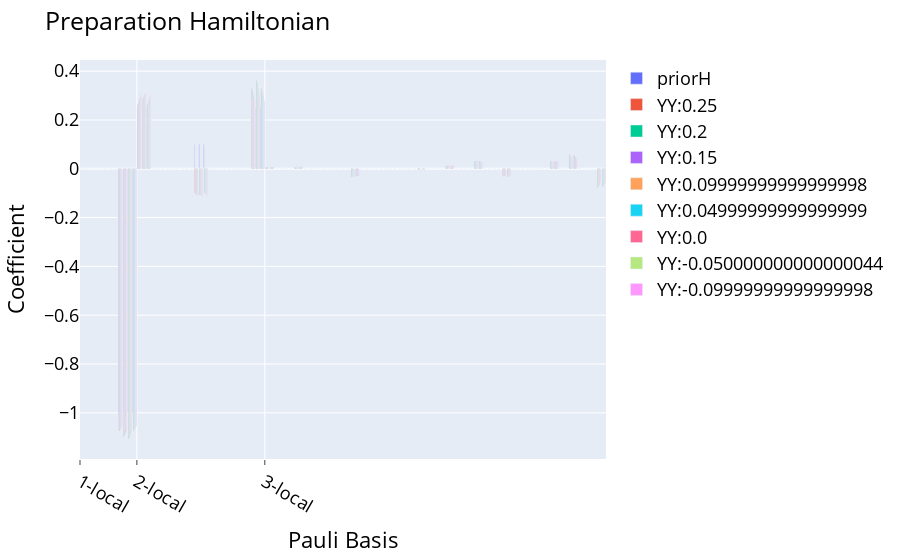

The notebook cell saved with this chart:
### Code cell
cfields = [r.coriginal-gibbs_result_list[0].coriginal for r in gibbs_result_list]
YYcoefs = [cfield[cfield!=0] for cfield in cfields]
YYcoefs = np.array([np.real(c[0]) if len(c)!=0 else 0 for c in YYcoefs]) +0.25
compare_preparations(gibbs_result_list,[f"YY:{i}" for i in YYcoefs]).show()

### Figure 1 — Plotly figure (JSON) as saved in the notebook; plotly's stock layout.template omitted (floating-point values rounded to 4 significant figures)
{"data": [{"alignmentgroup": "True", "hovertemplate": "<b>%{hovertext}</b><br><br>variable=priorH<br>Pauli Basis=%{x}<br>value=%{y}<extra></extra>", "hovertext": ["XIII", "IXII", "IIXI", "IIIX", "YIII", "IYII", "IIYI", "IIIY", "ZIII", "IZII", "IIZI", "IIIZ", "XXII", "IXXI", "IIXX", "XYII", "IXYI", "IIXY", "XZII", "IXZI", "IIXZ", "YXII", "IYXI", "IIYX", "YYII", "IYYI", "IIYY", "YZII", "IYZI", "IIYZ", "ZXII", "IZXI", "IIZX", "ZYII", "IZYI", "IIZY", "ZZII", "IZZI", "IIZZ", "XIXI", "IXIX", "XXXI", "IXXX", "XYXI", "IXYX", "XZXI", "IXZX", "XIYI", "IXIY", "XXYI", "IXXY", "XYYI", "IXYY", "XZYI", "IXZY", "XIZI", "IXIZ", "XXZI", "IXXZ", "XYZI", "IXYZ", "XZZI", "IXZZ", "YIXI", "IYIX", "YXXI", "IYXX", "YYXI", "IYYX", "YZXI", "IYZX", "YIYI", "IYIY", "YXYI", "IYXY", "YYYI", "IYYY", "YZYI", "IYZY", "YIZI", "IYIZ", "YXZI", "IYXZ", "YYZI", "IYYZ", "YZZI", "IYZZ", "ZIXI", "IZIX", "ZXXI", "IZXX", "ZYXI", "IZYX", "ZZXI", "IZZX", "ZIYI", "IZIY", "ZXYI", "IZXY", "ZYYI", "IZYY", "ZZYI", "IZZY", "ZIZI", "IZIZ", "ZXZI", "IZXZ", "ZYZI", "IZYZ", "ZZZI", "IZZZ"], "legendgroup": "priorH", "marker": {"color": "#636efa", "pattern": {"shape": ""}}, "name": "priorH", "offsetgroup": "priorH", "orientation": "v", "showlegend": true, "textposition": "auto", "type": "bar", "x": [0, 1, 2, 3, 4, 5, 6, 7, 8, 9, 10, 11, 12, 13, 14, 15, 16, 17, 18, 19, 20, 21, 22, 23, 24, 25, 26, 27, 28, 29, 30, 31, 32, 33, 34, 35, 36, 37, 38, 39, 40, 41, 42, 43, 44, 45, 46, 47, 48, 49, 50, 51, 52, 53, 54, 55, 56, 57, 58, 59, 60, 61, 62, 63, 64, 65, 66, 67, 68, 69, 70, 71, 72, 73, 74, 75, 76, 77, 78, 79, 80, 81, 82, 83, 84, 85, 86, 87, 88, 89, 90, 91, 92, 93, 94, 95, 96, 97, 98, 99, 100, 101, 102, 103, 104, 105, 106, 107, 108, 109, 110], "xaxis": "x", "y": [0, 0, 0, 0, 0, 0, 0, 0, -1, -1, -1, -1, 0.25, 0.25, 0.25, 0, 0, 0, 0, 0, 0, 0, 0, 0, 0.1, 0.1, 0.1, 0, 0, 0, 0, 0, 0, 0, 0, 0, 0.25, 0.25, 0.25, 0, 0, 0, 0, 0, 0, 0, 0, 0, 0, 0, 0, 0, 0, 0, 0, 0, 0, 0, 0, 0, 0, 0, 0, 0, 0, 0, 0, 0, 0, 0, 0, 0, 0, 0, 0, 0, 0, 0, 0, 0, 0, 0, 0, 0, 0, 0, 0, 0, 0, 0, 0, 0, 0, 0, 0, 0, 0, 0, 0, 0, 0, 0, 0, 0, 0, 0, 0, 0, 0, 0, 0], "yaxis": "y"}, {"alignmentgroup": "True", "hovertemplate": "<b>%{hovertext}</b><br><br>variable=YY:0.25<br>Pauli Basis=%{x}<br>value=%{y}<extra></extra>", "hovertext": ["XIII", "IXII", "IIXI", "IIIX", "YIII", "IYII", "IIYI", "IIIY", "ZIII", "IZII", "IIZI", "IIIZ", "XXII", "IXXI", "IIXX", "XYII", "IXYI", "IIXY", "XZII", "IXZI", "IIXZ", "YXII", "IYXI", "IIYX", "YYII", "IYYI", "IIYY", "YZII", "IYZI", "IIYZ", "ZXII", "IZXI", "IIZX", "ZYII", "IZYI", "IIZY", "ZZII", "IZZI", "IIZZ", "XIXI", "IXIX", "XXXI", "IXXX", "XYXI", "IXYX", "XZXI", "IXZX", "XIYI", "IXIY", "XXYI", "IXXY", "XYYI", "IXYY", "XZYI", "IXZY", "XIZI", "IXIZ", "XXZI", "IXXZ", "XYZI", "IXYZ", "XZZI", "IXZZ", "YIXI", "IYIX", "YXXI", "IYXX", "YYXI", "IYYX", "YZXI", "IYZX", "YIYI", "IYIY", "YXYI", "IYXY", "YYYI", "IYYY", "YZYI", "IYZY", "YIZI", "IYIZ", "YXZI", "IYXZ", "YYZI", "IYYZ", "YZZI", "IYZZ", "ZIXI", "IZIX", "ZXXI", "IZXX", "ZYXI", "IZYX", "ZZXI", "IZZX", "ZIYI", "IZIY", "ZXYI", "IZXY", "ZYYI", "IZYY", "ZZYI", "IZZY", "ZIZI", "IZIZ", "ZXZI", "IZXZ", "ZYZI", "IZYZ", "ZZZI", "IZZZ"], "legendgroup": "YY:0.25", "marker": {"color": "#EF553B", "pattern": {"shape": ""}}, "name": "YY:0.25", "offsetgroup": "YY:0.25", "orientation": "v", "showlegend": true, "textposition": "auto", "type": "bar", "x": [0, 1, 2, 3, 4, 5, 6, 7, 8, 9, 10, 11, 12, 13, 14, 15, 16, 17, 18, 19, 20, 21, 22, 23, 24, 25, 26, 27, 28, 29, 30, 31, 32, 33, 34, 35, 36, 37, 38, 39, 40, 41, 42, 43, 44, 45, 46, 47, 48, 49, 50, 51, 52, 53, 54, 55, 56, 57, 58, 59, 60, 61, 62, 63, 64, 65, 66, 67, 68, 69, 70, 71, 72, 73, 74, 75, 76, 77, 78, 79, 80, 81, 82, 83, 84, 85, 86, 87, 88, 89, 90, 91, 92, 93, 94, 95, 96, 97, 98, 99, 100, 101, 102, 103, 104, 105, 106, 107, 108, 109, 110], "xaxis": "x", "y": [-1.273e-15, 1.114e-16, 5.202e-17, 1.031e-17, 0, 0, 0, 0, -1.074, -1.099, -1.107, -1.073, 0.2649, 0.2877, 0.2648, 0, 0, 0, 5.26e-16, 1.037e-16, -8.363e-17, 0, 0, 0, -0.09763, -0.1059, -0.09782, 0, 0, 0, 4.819e-16, 1.219e-16, -1.503e-16, 0, 0, 0, 0.3287, 0.364, 0.3283, 0.005637, 0.005636, -2.38e-16, 6.22e-17, 0, 0, 0.006305, 0.006406, 0, 0, 0, 0, 1.403e-16, -4.432e-18, 0, 0, 7.377e-16, 1.701e-16, -0.03153, -0.03015, 0, 0, -7.565e-16, -1.609e-16, 0, 0, 0, 0, 1.811e-16, 2.606e-16, 0, 0, -0.001824, -0.001865, 7.369e-17, 2.186e-16, 0, 0, 0.01125, 0.01121, 0, 0, 0, 0, 0.03071, 0.03006, 0, 0, 1.863e-16, 1.147e-16, -0.03015, -0.03146, 0, 0, -4.829e-17, 2.136e-17, 0, 0, 0, 0, 0.03058, 0.03029, 0, 0, 0.05944, 0.05654, -1.142e-16, -5.702e-17, 0, 0, -0.07773, -0.07377], "yaxis": "y"}, {"alignmentgroup": "True", "hovertemplate": "<b>%{hovertext}</b><br><br>variable=YY:0.2<br>Pauli Basis=%{x}<br>value=%{y}<extra></extra>", "hovertext": ["XIII", "IXII", "IIXI", "IIIX", "YIII", "IYII", "IIYI", "IIIY", "ZIII", "IZII", "IIZI", "IIIZ", "XXII", "IXXI", "IIXX", "XYII", "IXYI", "IIXY", "XZII", "IXZI", "IIXZ", "YXII", "IYXI", "IIYX", "YYII", "IYYI", "IIYY", "YZII", "IYZI", "IIYZ", "ZXII", "IZXI", "IIZX", "ZYII", "IZYI", "IIZY", "ZZII", "IZZI", "IIZZ", "XIXI", "IXIX", "XXXI", "IXXX", "XYXI", "IXYX", "XZXI", "IXZX", "XIYI", "IXIY", "XXYI", "IXXY", "XYYI", "IXYY", "XZYI", "IXZY", "XIZI", "IXIZ", "XXZI", "IXXZ", "XYZI", "IXYZ", "XZZI", "IXZZ", "YIXI", "IYIX", "YXXI", "IYXX", "YYXI", "IYYX", "YZXI", "IYZX", "YIYI", "IYIY", "YXYI", "IYXY", "YYYI", "IYYY", "YZYI", "IYZY", "YIZI", "IYIZ", "YXZI", "IYXZ", "YYZI", "IYYZ", "YZZI", "IYZZ", "ZIXI", "IZIX", "ZXXI", "IZXX", "ZYXI", "IZYX", "ZZXI", "IZZX", "ZIYI", "IZIY", "ZXYI", "IZXY", "ZYYI", "IZYY", "ZZYI", "IZZY", "ZIZI", "IZIZ", "ZXZI", "IZXZ", "ZYZI", "IZYZ", "ZZZI", "IZZZ"], "legendgroup": "YY:0.2", "marker": {"color": "#00cc96", "pattern": {"shape": ""}}, "name": "YY:0.2", "offsetgroup": "YY:0.2", "orientation": "v", "showlegend": true, "textposition": "auto", "type": "bar", "x": [0, 1, 2, 3, 4, 5, 6, 7, 8, 9, 10, 11, 12, 13, 14, 15, 16, 17, 18, 19, 20, 21, 22, 23, 24, 25, 26, 27, 28, 29, 30, 31, 32, 33, 34, 35, 36, 37, 38, 39, 40, 41, 42, 43, 44, 45, 46, 47, 48, 49, 50, 51, 52, 53, 54, 55, 56, 57, 58, 59, 60, 61, 62, 63, 64, 65, 66, 67, 68, 69, 70, 71, 72, 73, 74, 75, 76, 77, 78, 79, 80, 81, 82, 83, 84, 85, 86, 87, 88, 89, 90, 91, 92, 93, 94, 95, 96, 97, 98, 99, 100, 101, 102, 103, 104, 105, 106, 107, 108, 109, 110], "xaxis": "x", "y": [2.761e-15, 3.562e-16, 2.052e-16, 1.723e-17, 0, 0, 0, 0, -1.071, -1.094, -1.103, -1.07, 0.2698, 0.2906, 0.2698, 0, 0, 0, -1.016e-15, -2.468e-16, -4.795e-17, 0, 0, 0, -0.0992, -0.1067, -0.09944, 0, 0, 0, 7.158e-17, -6.859e-17, -3.742e-17, 0, 0, 0, 0.3213, 0.3549, 0.321, 0.005672, 0.005674, 2.805e-16, 2.101e-16, 0, 0, 0.006516, 0.006619, 0, 0, 0, 0, -2.316e-17, -1.952e-17, 0, 0, -7.321e-16, -2.527e-16, -0.03124, -0.02973, 0, 0, 7.903e-16, 2.654e-16, 0, 0, 0, 0, -6.59e-17, -2.074e-16, 0, 0, -0.001853, -0.001895, 9.777e-17, -2.826e-16, 0, 0, 0.01155, 0.01152, 0, 0, 0, 0, 0.03049, 0.02966, 0, 0, 8.496e-17, -7.858e-17, -0.02972, -0.03119, 0, 0, -8.309e-18, 2.069e-16, 0, 0, 0, 0, 0.03014, 0.03009, 0, 0, 0.05655, 0.05386, 8.808e-17, -6.599e-17, 0, 0, -0.07433, -0.07064], "yaxis": "y"}, {"alignmentgroup": "True", "hovertemplate": "<b>%{hovertext}</b><br><br>variable=YY:0.15<br>Pauli Basis=%{x}<br>value=%{y}<extra></extra>", "hovertext": ["XIII", "IXII", "IIXI", "IIIX", "YIII", "IYII", "IIYI", "IIIY", "ZIII", "IZII", "IIZI", "IIIZ", "XXII", "IXXI", "IIXX", "XYII", "IXYI", "IIXY", "XZII", "IXZI", "IIXZ", "YXII", "IYXI", "IIYX", "YYII", "IYYI", "IIYY", "YZII", "IYZI", "IIYZ", "ZXII", "IZXI", "IIZX", "ZYII", "IZYI", "IIZY", "ZZII", "IZZI", "IIZZ", "XIXI", "IXIX", "XXXI", "IXXX", "XYXI", "IXYX", "XZXI", "IXZX", "XIYI", "IXIY", "XXYI", "IXXY", "XYYI", "IXYY", "XZYI", "IXZY", "XIZI", "IXIZ", "XXZI", "IXXZ", "XYZI", "IXYZ", "XZZI", "IXZZ", "YIXI", "IYIX", "YXXI", "IYXX", "YYXI", "IYYX", "YZXI", "IYZX", "YIYI", "IYIY", "YXYI", "IYXY", "YYYI", "IYYY", "YZYI", "IYZY", "YIZI", "IYIZ", "YXZI", "IYXZ", "YYZI", "IYYZ", "YZZI", "IYZZ", "ZIXI", "IZIX", "ZXXI", "IZXX", "ZYXI", "IZYX", "ZZXI", "IZZX", "ZIYI", "IZIY", "ZXYI", "IZXY", "ZYYI", "IZYY", "ZZYI", "IZZY", "ZIZI", "IZIZ", "ZXZI", "IZXZ", "ZYZI", "IZYZ", "ZZZI", "IZZZ"], "legendgroup": "YY:0.15", "marker": {"color": "#ab63fa", "pattern": {"shape": ""}}, "name": "YY:0.15", "offsetgroup": "YY:0.15", "orientation": "v", "showlegend": true, "textposition": "auto", "type": "bar", "x": [0, 1, 2, 3, 4, 5, 6, 7, 8, 9, 10, 11, 12, 13, 14, 15, 16, 17, 18, 19, 20, 21, 22, 23, 24, 25, 26, 27, 28, 29, 30, 31, 32, 33, 34, 35, 36, 37, 38, 39, 40, 41, 42, 43, 44, 45, 46, 47, 48, 49, 50, 51, 52, 53, 54, 55, 56, 57, 58, 59, 60, 61, 62, 63, 64, 65, 66, 67, 68, 69, 70, 71, 72, 73, 74, 75, 76, 77, 78, 79, 80, 81, 82, 83, 84, 85, 86, 87, 88, 89, 90, 91, 92, 93, 94, 95, 96, 97, 98, 99, 100, 101, 102, 103, 104, 105, 106, 107, 108, 109, 110], "xaxis": "x", "y": [5.54e-16, -2.709e-17, 1.096e-16, -1.02e-16, 0, 0, 0, 0, -1.068, -1.09, -1.098, -1.067, 0.2749, 0.2938, 0.275, 0, 0, 0, 5.059e-16, 1.758e-16, 8.704e-19, 0, 0, 0, -0.1008, -0.1075, -0.1011, 0, 0, 0, 1.363e-16, -4.145e-16, 4.076e-17, 0, 0, 0, 0.3138, 0.3459, 0.3137, 0.005708, 0.005713, 6.61e-18, -2.271e-16, 0, 0, 0.00674, 0.006846, 0, 0, 0, 0, -9.154e-17, 2.364e-16, 0, 0, 8.165e-16, 2.64e-17, -0.03095, -0.02933, 0, 0, -4.244e-16, -2.496e-16, 0, 0, 0, 0, -1.65e-16, 2.9e-17, 0, 0, -0.001884, -0.001926, -2.424e-16, 8.551e-18, 0, 0, 0.01187, 0.01184, 0, 0, 0, 0, 0.03026, 0.02927, 0, 0, -1.004e-16, -2.031e-16, -0.0293, -0.03091, 0, 0, 1.337e-16, 1.114e-16, 0, 0, 0, 0, 0.02972, 0.02989, 0, 0, 0.05375, 0.05124, 7.511e-17, -2.021e-17, 0, 0, -0.07101, -0.06757], "yaxis": "y"}, {"alignmentgroup": "True", "hovertemplate": "<b>%{hovertext}</b><br><br>variable=YY:0.09999999999999998<br>Pauli Basis=%{x}<br>value=%{y}<extra></extra>", "hovertext": ["XIII", "IXII", "IIXI", "IIIX", "YIII", "IYII", "IIYI", "IIIY", "ZIII", "IZII", "IIZI", "IIIZ", "XXII", "IXXI", "IIXX", "XYII", "IXYI", "IIXY", "XZII", "IXZI", "IIXZ", "YXII", "IYXI", "IIYX", "YYII", "IYYI", "IIYY", "YZII", "IYZI", "IIYZ", "ZXII", "IZXI", "IIZX", "ZYII", "IZYI", "IIZY", "ZZII", "IZZI", "IIZZ", "XIXI", "IXIX", "XXXI", "IXXX", "XYXI", "IXYX", "XZXI", "IXZX", "XIYI", "IXIY", "XXYI", "IXXY", "XYYI", "IXYY", "XZYI", "IXZY", "XIZI", "IXIZ", "XXZI", "IXXZ", "XYZI", "IXYZ", "XZZI", "IXZZ", "YIXI", "IYIX", "YXXI", "IYXX", "YYXI", "IYYX", "YZXI", "IYZX", "YIYI", "IYIY", "YXYI", "IYXY", "YYYI", "IYYY", "YZYI", "IYZY", "YIZI", "IYIZ", "YXZI", "IYXZ", "YYZI", "IYYZ", "YZZI", "IYZZ", "ZIXI", "IZIX", "ZXXI", "IZXX", "ZYXI", "IZYX", "ZZXI", "IZZX", "ZIYI", "IZIY", "ZXYI", "IZXY", "ZYYI", "IZYY", "ZZYI", "IZZY", "ZIZI", "IZIZ", "ZXZI", "IZXZ", "ZYZI", "IZYZ", "ZZZI", "IZZZ"], "legendgroup": "YY:0.09999999999999998", "marker": {"color": "#FFA15A", "pattern": {"shape": ""}}, "name": "YY:0.09999999999999998", "offsetgroup": "YY:0.09999999999999998", "orientation": "v", "showlegend": true, "textposition": "auto", "type": "bar", "x": [0, 1, 2, 3, 4, 5, 6, 7, 8, 9, 10, 11, 12, 13, 14, 15, 16, 17, 18, 19, 20, 21, 22, 23, 24, 25, 26, 27, 28, 29, 30, 31, 32, 33, 34, 35, 36, 37, 38, 39, 40, 41, 42, 43, 44, 45, 46, 47, 48, 49, 50, 51, 52, 53, 54, 55, 56, 57, 58, 59, 60, 61, 62, 63, 64, 65, 66, 67, 68, 69, 70, 71, 72, 73, 74, 75, 76, 77, 78, 79, 80, 81, 82, 83, 84, 85, 86, 87, 88, 89, 90, 91, 92, 93, 94, 95, 96, 97, 98, 99, 100, 101, 102, 103, 104, 105, 106, 107, 108, 109, 110], "xaxis": "x", "y": [1.603e-15, 2.776e-16, -1.293e-16, -4.624e-16, 0, 0, 0, 0, -1.065, -1.085, -1.093, -1.064, 0.2801, 0.2972, 0.2804, 0, 0, 0, -5.566e-16, -1.091e-16, 6.246e-17, 0, 0, 0, -0.1025, -0.1083, -0.1028, 0, 0, 0, 5.771e-17, 3.214e-16, 3.402e-16, 0, 0, 0, 0.3064, 0.3368, 0.3064, 0.005747, 0.005755, -3.473e-17, -1.863e-16, 0, 0, 0.006978, 0.007086, 0, 0, 0, 0, -9.13e-17, 1.898e-16, 0, 0, -5.095e-16, -1.027e-16, -0.03064, -0.02893, 0, 0, 8.015e-16, -2.409e-16, 0, 0, 0, 0, 2.132e-16, 1.41e-16, 0, 0, -0.001915, -0.001957, -6.215e-17, 1.608e-16, 0, 0, 0.01221, 0.01219, 0, 0, 0, 0, 0.03002, 0.02889, 0, 0, 1.954e-16, 3.082e-16, -0.02889, -0.03062, 0, 0, -9.867e-17, -2.544e-16, 0, 0, 0, 0, 0.02931, 0.02968, 0, 0, 0.05101, 0.04869, 1.686e-16, -1.581e-16, 0, 0, -0.06777, -0.06457], "yaxis": "y"}, {"alignmentgroup": "True", "hovertemplate": "<b>%{hovertext}</b><br><br>variable=YY:0.04999999999999999<br>Pauli Basis=%{x}<br>value=%{y}<extra></extra>", "hovertext": ["XIII", "IXII", "IIXI", "IIIX", "YIII", "IYII", "IIYI", "IIIY", "ZIII", "IZII", "IIZI", "IIIZ", "XXII", "IXXI", "IIXX", "XYII", "IXYI", "IIXY", "XZII", "IXZI", "IIXZ", "YXII", "IYXI", "IIYX", "YYII", "IYYI", "IIYY", "YZII", "IYZI", "IIYZ", "ZXII", "IZXI", "IIZX", "ZYII", "IZYI", "IIZY", "ZZII", "IZZI", "IIZZ", "XIXI", "IXIX", "XXXI", "IXXX", "XYXI", "IXYX", "XZXI", "IXZX", "XIYI", "IXIY", "XXYI", "IXXY", "XYYI", "IXYY", "XZYI", "IXZY", "XIZI", "IXIZ", "XXZI", "IXXZ", "XYZI", "IXYZ", "XZZI", "IXZZ", "YIXI", "IYIX", "YXXI", "IYXX", "YYXI", "IYYX", "YZXI", "IYZX", "YIYI", "IYIY", "YXYI", "IYXY", "YYYI", "IYYY", "YZYI", "IYZY", "YIZI", "IYIZ", "YXZI", "IYXZ", "YYZI", "IYYZ", "YZZI", "IYZZ", "ZIXI", "IZIX", "ZXXI", "IZXX", "ZYXI", "IZYX", "ZZXI", "IZZX", "ZIYI", "IZIY", "ZXYI", "IZXY", "ZYYI", "IZYY", "ZZYI", "IZZY", "ZIZI", "IZIZ", "ZXZI", "IZXZ", "ZYZI", "IZYZ", "ZZZI", "IZZZ"], "legendgroup": "YY:0.04999999999999999", "marker": {"color": "#19d3f3", "pattern": {"shape": ""}}, "name": "YY:0.04999999999999999", "offsetgroup": "YY:0.04999999999999999", "orientation": "v", "showlegend": true, "textposition": "auto", "type": "bar", "x": [0, 1, 2, 3, 4, 5, 6, 7, 8, 9, 10, 11, 12, 13, 14, 15, 16, 17, 18, 19, 20, 21, 22, 23, 24, 25, 26, 27, 28, 29, 30, 31, 32, 33, 34, 35, 36, 37, 38, 39, 40, 41, 42, 43, 44, 45, 46, 47, 48, 49, 50, 51, 52, 53, 54, 55, 56, 57, 58, 59, 60, 61, 62, 63, 64, 65, 66, 67, 68, 69, 70, 71, 72, 73, 74, 75, 76, 77, 78, 79, 80, 81, 82, 83, 84, 85, 86, 87, 88, 89, 90, 91, 92, 93, 94, 95, 96, 97, 98, 99, 100, 101, 102, 103, 104, 105, 106, 107, 108, 109, 110], "xaxis": "x", "y": [2.381e-15, -3.452e-17, -1.555e-16, 1.533e-17, 0, 0, 0, 0, -1.062, -1.081, -1.088, -1.061, 0.2856, 0.3008, 0.2859, 0, 0, 0, -5.803e-16, 6.506e-17, 1.603e-16, 0, 0, 0, -0.1043, -0.1093, -0.1046, 0, 0, 0, -3.259e-16, 2.975e-16, 4.508e-16, 0, 0, 0, 0.2989, 0.3278, 0.299, 0.005787, 0.005797, -5.285e-17, -1.582e-16, 0, 0, 0.007228, 0.00734, 0, 0, 0, 0, -4.604e-17, 1.731e-16, 0, 0, -5.064e-16, -1.455e-16, -0.03033, -0.02854, 0, 0, 3.453e-16, 1.272e-16, 0, 0, 0, 0, 1.554e-16, 3.847e-16, 0, 0, -0.001948, -0.001989, -1.696e-16, 3.595e-16, 0, 0, 0.01257, 0.01255, 0, 0, 0, 0, 0.02977, 0.02851, 0, 0, 1.118e-16, -7.282e-17, -0.02848, -0.03031, 0, 0, -1.213e-16, -1.021e-16, 0, 0, 0, 0, 0.0289, 0.02945, 0, 0, 0.04835, 0.0462, 3.8e-16, -2.937e-16, 0, 0, -0.0646, -0.06164], "yaxis": "y"}, {"alignmentgroup": "True", "hovertemplate": "<b>%{hovertext}</b><br><br>variable=YY:0.0<br>Pauli Basis=%{x}<br>value=%{y}<extra></extra>", "hovertext": ["XIII", "IXII", "IIXI", "IIIX", "YIII", "IYII", "IIYI", "IIIY", "ZIII", "IZII", "IIZI", "IIIZ", "XXII", "IXXI", "IIXX", "XYII", "IXYI", "IIXY", "XZII", "IXZI", "IIXZ", "YXII", "IYXI", "IIYX", "YYII", "IYYI", "IIYY", "YZII", "IYZI", "IIYZ", "ZXII", "IZXI", "IIZX", "ZYII", "IZYI", "IIZY", "ZZII", "IZZI", "IIZZ", "XIXI", "IXIX", "XXXI", "IXXX", "XYXI", "IXYX", "XZXI", "IXZX", "XIYI", "IXIY", "XXYI", "IXXY", "XYYI", "IXYY", "XZYI", "IXZY", "XIZI", "IXIZ", "XXZI", "IXXZ", "XYZI", "IXYZ", "XZZI", "IXZZ", "YIXI", "IYIX", "YXXI", "IYXX", "YYXI", "IYYX", "YZXI", "IYZX", "YIYI", "IYIY", "YXYI", "IYXY", "YYYI", "IYYY", "YZYI", "IYZY", "YIZI", "IYIZ", "YXZI", "IYXZ", "YYZI", "IYYZ", "YZZI", "IYZZ", "ZIXI", "IZIX", "ZXXI", "IZXX", "ZYXI", "IZYX", "ZZXI", "IZZX", "ZIYI", "IZIY", "ZXYI", "IZXY", "ZYYI", "IZYY", "ZZYI", "IZZY", "ZIZI", "IZIZ", "ZXZI", "IZXZ", "ZYZI", "IZYZ", "ZZZI", "IZZZ"], "legendgroup": "YY:0.0", "marker": {"color": "#FF6692", "pattern": {"shape": ""}}, "name": "YY:0.0", "offsetgroup": "YY:0.0", "orientation": "v", "showlegend": true, "textposition": "auto", "type": "bar", "x": [0, 1, 2, 3, 4, 5, 6, 7, 8, 9, 10, 11, 12, 13, 14, 15, 16, 17, 18, 19, 20, 21, 22, 23, 24, 25, 26, 27, 28, 29, 30, 31, 32, 33, 34, 35, 36, 37, 38, 39, 40, 41, 42, 43, 44, 45, 46, 47, 48, 49, 50, 51, 52, 53, 54, 55, 56, 57, 58, 59, 60, 61, 62, 63, 64, 65, 66, 67, 68, 69, 70, 71, 72, 73, 74, 75, 76, 77, 78, 79, 80, 81, 82, 83, 84, 85, 86, 87, 88, 89, 90, 91, 92, 93, 94, 95, 96, 97, 98, 99, 100, 101, 102, 103, 104, 105, 106, 107, 108, 109, 110], "xaxis": "x", "y": [2.307e-15, 3.961e-17, 9.852e-17, 1.114e-16, 0, 0, 0, 0, -1.059, -1.076, -1.084, -1.058, 0.2912, 0.3046, 0.2916, 0, 0, 0, 1.833e-16, 5.156e-17, 3.478e-17, 0, 0, 0, -0.1061, -0.1103, -0.1065, 0, 0, 0, -2.719e-16, 4.006e-16, 7.761e-17, 0, 0, 0, 0.2915, 0.3189, 0.2917, 0.005828, 0.00584, -5.191e-17, 7.652e-17, 0, 0, 0.007493, 0.007608, 0, 0, 0, 0, 2.094e-16, 2.6e-17, 0, 0, 2.558e-16, 1.924e-16, -0.03, -0.02814, 0, 0, -2.862e-16, -1.964e-16, 0, 0, 0, 0, -1.052e-16, -7.429e-17, 0, 0, -0.00198, -0.002022, -7.954e-17, -1.218e-16, 0, 0, 0.01295, 0.01293, 0, 0, 0, 0, 0.02951, 0.02813, 0, 0, -1.81e-16, -4.228e-17, -0.02808, -0.03, 0, 0, 9.346e-17, 1.209e-16, 0, 0, 0, 0, 0.0285, 0.02922, 0, 0, 0.04575, 0.04377, 1.199e-16, -1.073e-16, 0, 0, -0.0615, -0.05877], "yaxis": "y"}, {"alignmentgroup": "True", "hovertemplate": "<b>%{hovertext}</b><br><br>variable=YY:-0.050000000000000044<br>Pauli Basis=%{x}<br>value=%{y}<extra></extra>", "hovertext": ["XIII", "IXII", "IIXI", "IIIX", "YIII", "IYII", "IIYI", "IIIY", "ZIII", "IZII", "IIZI", "IIIZ", "XXII", "IXXI", "IIXX", "XYII", "IXYI", "IIXY", "XZII", "IXZI", "IIXZ", "YXII", "IYXI", "IIYX", "YYII", "IYYI", "IIYY", "YZII", "IYZI", "IIYZ", "ZXII", "IZXI", "IIZX", "ZYII", "IZYI", "IIZY", "ZZII", "IZZI", "IIZZ", "XIXI", "IXIX", "XXXI", "IXXX", "XYXI", "IXYX", "XZXI", "IXZX", "XIYI", "IXIY", "XXYI", "IXXY", "XYYI", "IXYY", "XZYI", "IXZY", "XIZI", "IXIZ", "XXZI", "IXXZ", "XYZI", "IXYZ", "XZZI", "IXZZ", "YIXI", "IYIX", "YXXI", "IYXX", "YYXI", "IYYX", "YZXI", "IYZX", "YIYI", "IYIY", "YXYI", "IYXY", "YYYI", "IYYY", "YZYI", "IYZY", "YIZI", "IYIZ", "YXZI", "IYXZ", "YYZI", "IYYZ", "YZZI", "IYZZ", "ZIXI", "IZIX", "ZXXI", "IZXX", "ZYXI", "IZYX", "ZZXI", "IZZX", "ZIYI", "IZIY", "ZXYI", "IZXY", "ZYYI", "IZYY", "ZZYI", "IZZY", "ZIZI", "IZIZ", "ZXZI", "IZXZ", "ZYZI", "IZYZ", "ZZZI", "IZZZ"], "legendgroup": "YY:-0.050000000000000044", "marker": {"color": "#B6E880", "pattern": {"shape": ""}}, "name": "YY:-0.050000000000000044", "offsetgroup": "YY:-0.050000000000000044", "orientation": "v", "showlegend": true, "textposition": "auto", "type": "bar", "x": [0, 1, 2, 3, 4, 5, 6, 7, 8, 9, 10, 11, 12, 13, 14, 15, 16, 17, 18, 19, 20, 21, 22, 23, 24, 25, 26, 27, 28, 29, 30, 31, 32, 33, 34, 35, 36, 37, 38, 39, 40, 41, 42, 43, 44, 45, 46, 47, 48, 49, 50, 51, 52, 53, 54, 55, 56, 57, 58, 59, 60, 61, 62, 63, 64, 65, 66, 67, 68, 69, 70, 71, 72, 73, 74, 75, 76, 77, 78, 79, 80, 81, 82, 83, 84, 85, 86, 87, 88, 89, 90, 91, 92, 93, 94, 95, 96, 97, 98, 99, 100, 101, 102, 103, 104, 105, 106, 107, 108, 109, 110], "xaxis": "x", "y": [3.704e-15, -6.603e-17, -4.456e-16, -1.095e-16, 0, 0, 0, 0, -1.056, -1.072, -1.079, -1.056, 0.297, 0.3087, 0.2975, 0, 0, 0, 8.035e-17, 1.81e-16, 6.128e-17, 0, 0, 0, -0.1079, -0.1114, -0.1083, 0, 0, 0, -6.013e-16, 1.041e-16, 1.213e-17, 0, 0, 0, 0.284, 0.3099, 0.2843, 0.005868, 0.005883, 3.806e-17, -3.561e-16, 0, 0, 0.007773, 0.00789, 0, 0, 0, 0, -4.172e-17, -9.955e-17, 0, 0, -1.332e-16, 1.408e-16, -0.02966, -0.02775, 0, 0, 9.247e-17, 5.517e-17, 0, 0, 0, 0, -3.052e-19, -1.898e-16, 0, 0, -0.002013, -0.002054, -1.12e-16, 6.286e-17, 0, 0, 0.01335, 0.01334, 0, 0, 0, 0, 0.02924, 0.02774, 0, 0, 5.56e-17, 1.354e-16, -0.02767, -0.02967, 0, 0, -7.539e-17, 4.838e-17, 0, 0, 0, 0, 0.02809, 0.02897, 0, 0, 0.04322, 0.0414, -1.041e-17, -8.348e-17, 0, 0, -0.05848, -0.05595], "yaxis": "y"}, {"alignmentgroup": "True", "hovertemplate": "<b>%{hovertext}</b><br><br>variable=YY:-0.09999999999999998<br>Pauli Basis=%{x}<br>value=%{y}<extra></extra>", "hovertext": ["XIII", "IXII", "IIXI", "IIIX", "YIII", "IYII", "IIYI", "IIIY", "ZIII", "IZII", "IIZI", "IIIZ", "XXII", "IXXI", "IIXX", "XYII", "IXYI", "IIXY", "XZII", "IXZI", "IIXZ", "YXII", "IYXI", "IIYX", "YYII", "IYYI", "IIYY", "YZII", "IYZI", "IIYZ", "ZXII", "IZXI", "IIZX", "ZYII", "IZYI", "IIZY", "ZZII", "IZZI", "IIZZ", "XIXI", "IXIX", "XXXI", "IXXX", "XYXI", "IXYX", "XZXI", "IXZX", "XIYI", "IXIY", "XXYI", "IXXY", "XYYI", "IXYY", "XZYI", "IXZY", "XIZI", "IXIZ", "XXZI", "IXXZ", "XYZI", "IXYZ", "XZZI", "IXZZ", "YIXI", "IYIX", "YXXI", "IYXX", "YYXI", "IYYX", "YZXI", "IYZX", "YIYI", "IYIY", "YXYI", "IYXY", "YYYI", "IYYY", "YZYI", "IYZY", "YIZI", "IYIZ", "YXZI", "IYXZ", "YYZI", "IYYZ", "YZZI", "IYZZ", "ZIXI", "IZIX", "ZXXI", "IZXX", "ZYXI", "IZYX", "ZZXI", "IZZX", "ZIYI", "IZIY", "ZXYI", "IZXY", "ZYYI", "IZYY", "ZZYI", "IZZY", "ZIZI", "IZIZ", "ZXZI", "IZXZ", "ZYZI", "IZYZ", "ZZZI", "IZZZ"], "legendgroup": "YY:-0.09999999999999998", "marker": {"color": "#FF97FF", "pattern": {"shape": ""}}, "name": "YY:-0.09999999999999998", "offsetgroup": "YY:-0.09999999999999998", "orientation": "v", "showlegend": true, "textposition": "auto", "type": "bar", "x": [0, 1, 2, 3, 4, 5, 6, 7, 8, 9, 10, 11, 12, 13, 14, 15, 16, 17, 18, 19, 20, 21, 22, 23, 24, 25, 26, 27, 28, 29, 30, 31, 32, 33, 34, 35, 36, 37, 38, 39, 40, 41, 42, 43, 44, 45, 46, 47, 48, 49, 50, 51, 52, 53, 54, 55, 56, 57, 58, 59, 60, 61, 62, 63, 64, 65, 66, 67, 68, 69, 70, 71, 72, 73, 74, 75, 76, 77, 78, 79, 80, 81, 82, 83, 84, 85, 86, 87, 88, 89, 90, 91, 92, 93, 94, 95, 96, 97, 98, 99, 100, 101, 102, 103, 104, 105, 106, 107, 108, 109, 110], "xaxis": "x", "y": [6.657e-16, 8.229e-16, -1.147e-15, 4.881e-16, 0, 0, 0, 0, -1.053, -1.067, -1.074, -1.053, 0.3029, 0.3129, 0.3035, 0, 0, 0, 8.423e-16, -7.179e-16, 9.93e-16, 0, 0, 0, -0.1098, -0.1125, -0.1103, 0, 0, 0, -1.156e-15, 1.787e-15, -1.549e-16, 0, 0, 0, 0.2765, 0.301, 0.2769, 0.005908, 0.005925, -4.091e-16, 2.501e-16, 0, 0, 0.008067, 0.008187, 0, 0, 0, 0, 1.291e-16, -1.813e-16, 0, 0, 7.604e-16, -9.63e-16, -0.0293, -0.02735, 0, 0, -8.776e-16, 1.033e-15, 0, 0, 0, 0, 7.022e-17, -1.201e-16, 0, 0, -0.002046, -0.002087, -2.4e-16, 3.629e-18, 0, 0, 0.01378, 0.01377, 0, 0, 0, 0, 0.02895, 0.02736, 0, 0, 8.649e-16, 1.041e-16, -0.02726, -0.02932, 0, 0, -1.223e-15, 1.456e-17, 0, 0, 0, 0, 0.02768, 0.0287, 0, 0, 0.04076, 0.03909, 1.423e-15, -1.21e-15, 0, 0, -0.05552, -0.0532], "yaxis": "y"}], "layout": {"barmode": "group", "font": {"color": "black", "size": 18}, "legend": {"title": {"text": ""}, "tracegroupgap": 0}, "margin": {"t": 60}, "title": {"text": "Preparation Hamiltonian"}, "xaxis": {"anchor": "y", "domain": [0, 1], "showgrid": true, "ticklen": 5, "ticks": "outside", "ticktext": ["1-local", "2-local", "3-local"], "tickvals": [-0.5, 11.5, 38.5], "title": {"text": "Pauli Basis"}}, "yaxis": {"anchor": "x", "domain": [0, 1], "title": {"text": "Coefficient"}}}}
